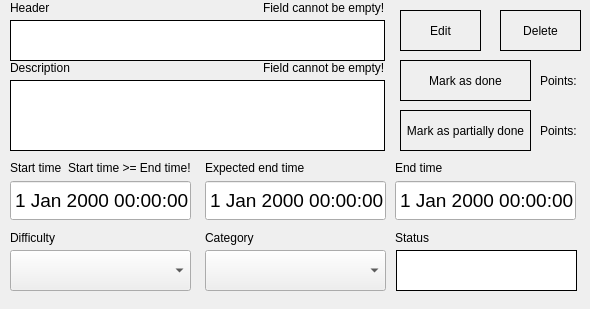
<?xml version="1.0" encoding="UTF-8"?>
<ui version="4.0">
 <class>TaskInfo</class>
 <widget class="QMainWindow" name="TaskInfo">
  <property name="geometry">
   <rect>
    <x>0</x>
    <y>0</y>
    <width>590</width>
    <height>309</height>
   </rect>
  </property>
  <property name="windowTitle">
   <string>Task Information</string>
  </property>
  <property name="windowIcon">
   <iconset resource="Resources.qrc">
    <normaloff>:/Img/Img/icon.jpg</normaloff>:/Img/Img/icon.jpg</iconset>
  </property>
  <property name="styleSheet">
   <string notr="true">QTextEdit {border: 1px solid black; } 
QDateEdit {border: 1px solid black; } 
</string>
  </property>
  <widget class="QWidget" name="centralwidget">
   <widget class="QTextEdit" name="TaskHeader">
    <property name="geometry">
     <rect>
      <x>10</x>
      <y>20</y>
      <width>375</width>
      <height>41</height>
     </rect>
    </property>
    <property name="verticalScrollBarPolicy">
     <enum>Qt::ScrollBarAlwaysOff</enum>
    </property>
    <property name="horizontalScrollBarPolicy">
     <enum>Qt::ScrollBarAlwaysOff</enum>
    </property>
   </widget>
   <widget class="QTextEdit" name="TaskDescription">
    <property name="geometry">
     <rect>
      <x>10</x>
      <y>80</y>
      <width>375</width>
      <height>71</height>
     </rect>
    </property>
    <property name="verticalScrollBarPolicy">
     <enum>Qt::ScrollBarAlwaysOff</enum>
    </property>
    <property name="horizontalScrollBarPolicy">
     <enum>Qt::ScrollBarAlwaysOff</enum>
    </property>
   </widget>
   <widget class="QLabel" name="label">
    <property name="geometry">
     <rect>
      <x>10</x>
      <y>60</y>
      <width>61</width>
      <height>16</height>
     </rect>
    </property>
    <property name="text">
     <string>Description</string>
    </property>
   </widget>
   <widget class="QLabel" name="label_2">
    <property name="geometry">
     <rect>
      <x>10</x>
      <y>160</y>
      <width>61</width>
      <height>16</height>
     </rect>
    </property>
    <property name="text">
     <string>Start time</string>
    </property>
   </widget>
   <widget class="QLabel" name="label_3">
    <property name="geometry">
     <rect>
      <x>205</x>
      <y>160</y>
      <width>101</width>
      <height>16</height>
     </rect>
    </property>
    <property name="text">
     <string>Expected end time</string>
    </property>
   </widget>
   <widget class="QLabel" name="label_4">
    <property name="geometry">
     <rect>
      <x>395</x>
      <y>160</y>
      <width>61</width>
      <height>16</height>
     </rect>
    </property>
    <property name="text">
     <string>End time</string>
    </property>
   </widget>
   <widget class="QLabel" name="label_5">
    <property name="geometry">
     <rect>
      <x>395</x>
      <y>230</y>
      <width>61</width>
      <height>16</height>
     </rect>
    </property>
    <property name="text">
     <string>Status</string>
    </property>
   </widget>
   <widget class="QTextEdit" name="TaskStatus">
    <property name="geometry">
     <rect>
      <x>396</x>
      <y>250</y>
      <width>181</width>
      <height>41</height>
     </rect>
    </property>
    <property name="verticalScrollBarPolicy">
     <enum>Qt::ScrollBarAlwaysOff</enum>
    </property>
    <property name="horizontalScrollBarPolicy">
     <enum>Qt::ScrollBarAlwaysOff</enum>
    </property>
   </widget>
   <widget class="QLabel" name="label_6">
    <property name="geometry">
     <rect>
      <x>205</x>
      <y>230</y>
      <width>61</width>
      <height>16</height>
     </rect>
    </property>
    <property name="text">
     <string>Category</string>
    </property>
   </widget>
   <widget class="QLabel" name="label_7">
    <property name="geometry">
     <rect>
      <x>10</x>
      <y>230</y>
      <width>61</width>
      <height>16</height>
     </rect>
    </property>
    <property name="text">
     <string>Difficulty</string>
    </property>
   </widget>
   <widget class="QPushButton" name="EditButton">
    <property name="geometry">
     <rect>
      <x>400</x>
      <y>10</y>
      <width>81</width>
      <height>41</height>
     </rect>
    </property>
    <property name="cursor">
     <cursorShape>PointingHandCursor</cursorShape>
    </property>
    <property name="styleSheet">
     <string notr="true">QPushButton {border: 1px solid black; } 
QPushButton:hover { border: 1px solid blue;}</string>
    </property>
    <property name="text">
     <string>Edit</string>
    </property>
   </widget>
   <widget class="QPushButton" name="DoneButton">
    <property name="geometry">
     <rect>
      <x>400</x>
      <y>60</y>
      <width>131</width>
      <height>41</height>
     </rect>
    </property>
    <property name="cursor">
     <cursorShape>PointingHandCursor</cursorShape>
    </property>
    <property name="styleSheet">
     <string notr="true">QPushButton {border: 1px solid black; } 
QPushButton:hover { border: 1px solid darkgreen;}</string>
    </property>
    <property name="text">
     <string>Mark as done</string>
    </property>
   </widget>
   <widget class="QPushButton" name="DeleteButton">
    <property name="geometry">
     <rect>
      <x>500</x>
      <y>10</y>
      <width>81</width>
      <height>41</height>
     </rect>
    </property>
    <property name="cursor">
     <cursorShape>PointingHandCursor</cursorShape>
    </property>
    <property name="styleSheet">
     <string notr="true">QPushButton {border: 1px solid black; } 
QPushButton:hover { border: 1px solid red;}</string>
    </property>
    <property name="text">
     <string>Delete</string>
    </property>
   </widget>
   <widget class="QLabel" name="label_8">
    <property name="geometry">
     <rect>
      <x>10</x>
      <y>0</y>
      <width>61</width>
      <height>16</height>
     </rect>
    </property>
    <property name="text">
     <string>Header</string>
    </property>
   </widget>
   <widget class="QLabel" name="NoneLabel">
    <property name="geometry">
     <rect>
      <x>400</x>
      <y>190</y>
      <width>49</width>
      <height>16</height>
     </rect>
    </property>
    <property name="text">
     <string>None</string>
    </property>
   </widget>
   <widget class="QComboBox" name="TaskCategory">
    <property name="geometry">
     <rect>
      <x>205</x>
      <y>250</y>
      <width>181</width>
      <height>41</height>
     </rect>
    </property>
    <property name="cursor">
     <cursorShape>PointingHandCursor</cursorShape>
    </property>
   </widget>
   <widget class="QDateTimeEdit" name="TaskExpEnd">
    <property name="geometry">
     <rect>
      <x>205</x>
      <y>180</y>
      <width>181</width>
      <height>41</height>
     </rect>
    </property>
    <property name="font">
     <font>
      <pointsize>14</pointsize>
     </font>
    </property>
    <property name="buttonSymbols">
     <enum>QAbstractSpinBox::NoButtons</enum>
    </property>
   </widget>
   <widget class="QDateTimeEdit" name="TaskEnd">
    <property name="geometry">
     <rect>
      <x>395</x>
      <y>180</y>
      <width>181</width>
      <height>41</height>
     </rect>
    </property>
    <property name="font">
     <font>
      <pointsize>14</pointsize>
     </font>
    </property>
    <property name="buttonSymbols">
     <enum>QAbstractSpinBox::NoButtons</enum>
    </property>
   </widget>
   <widget class="QDateTimeEdit" name="TaskStartTime">
    <property name="geometry">
     <rect>
      <x>10</x>
      <y>180</y>
      <width>181</width>
      <height>41</height>
     </rect>
    </property>
    <property name="font">
     <font>
      <pointsize>14</pointsize>
     </font>
    </property>
    <property name="buttonSymbols">
     <enum>QAbstractSpinBox::NoButtons</enum>
    </property>
   </widget>
   <widget class="QPushButton" name="DoneButton_2">
    <property name="geometry">
     <rect>
      <x>400</x>
      <y>110</y>
      <width>131</width>
      <height>41</height>
     </rect>
    </property>
    <property name="cursor">
     <cursorShape>PointingHandCursor</cursorShape>
    </property>
    <property name="styleSheet">
     <string notr="true">QPushButton {border: 1px solid black; } 
QPushButton:hover { border: 1px solid darkgreen;}</string>
    </property>
    <property name="text">
     <string>Mark as partially done</string>
    </property>
   </widget>
   <widget class="QLabel" name="DonePoints">
    <property name="geometry">
     <rect>
      <x>540</x>
      <y>60</y>
      <width>49</width>
      <height>41</height>
     </rect>
    </property>
    <property name="text">
     <string>Points:</string>
    </property>
   </widget>
   <widget class="QLabel" name="DonePoints_2">
    <property name="geometry">
     <rect>
      <x>540</x>
      <y>110</y>
      <width>49</width>
      <height>41</height>
     </rect>
    </property>
    <property name="text">
     <string>Points:</string>
    </property>
   </widget>
   <widget class="QComboBox" name="TaskDifficulty">
    <property name="geometry">
     <rect>
      <x>10</x>
      <y>250</y>
      <width>181</width>
      <height>41</height>
     </rect>
    </property>
    <property name="cursor">
     <cursorShape>PointingHandCursor</cursorShape>
    </property>
   </widget>
   <widget class="QLabel" name="TimeError">
    <property name="geometry">
     <rect>
      <x>68</x>
      <y>160</y>
      <width>131</width>
      <height>16</height>
     </rect>
    </property>
    <property name="text">
     <string>Start time &gt;= End time!</string>
    </property>
   </widget>
   <widget class="QLabel" name="BodyError">
    <property name="geometry">
     <rect>
      <x>263</x>
      <y>60</y>
      <width>121</width>
      <height>16</height>
     </rect>
    </property>
    <property name="text">
     <string>Field cannot be empty!</string>
    </property>
   </widget>
   <widget class="QLabel" name="HeaderError">
    <property name="geometry">
     <rect>
      <x>263</x>
      <y>0</y>
      <width>121</width>
      <height>16</height>
     </rect>
    </property>
    <property name="text">
     <string>Field cannot be empty!</string>
    </property>
   </widget>
  </widget>
 </widget>
 <resources>
  <include location="Resources.qrc"/>
 </resources>
 <connections/>
</ui>
